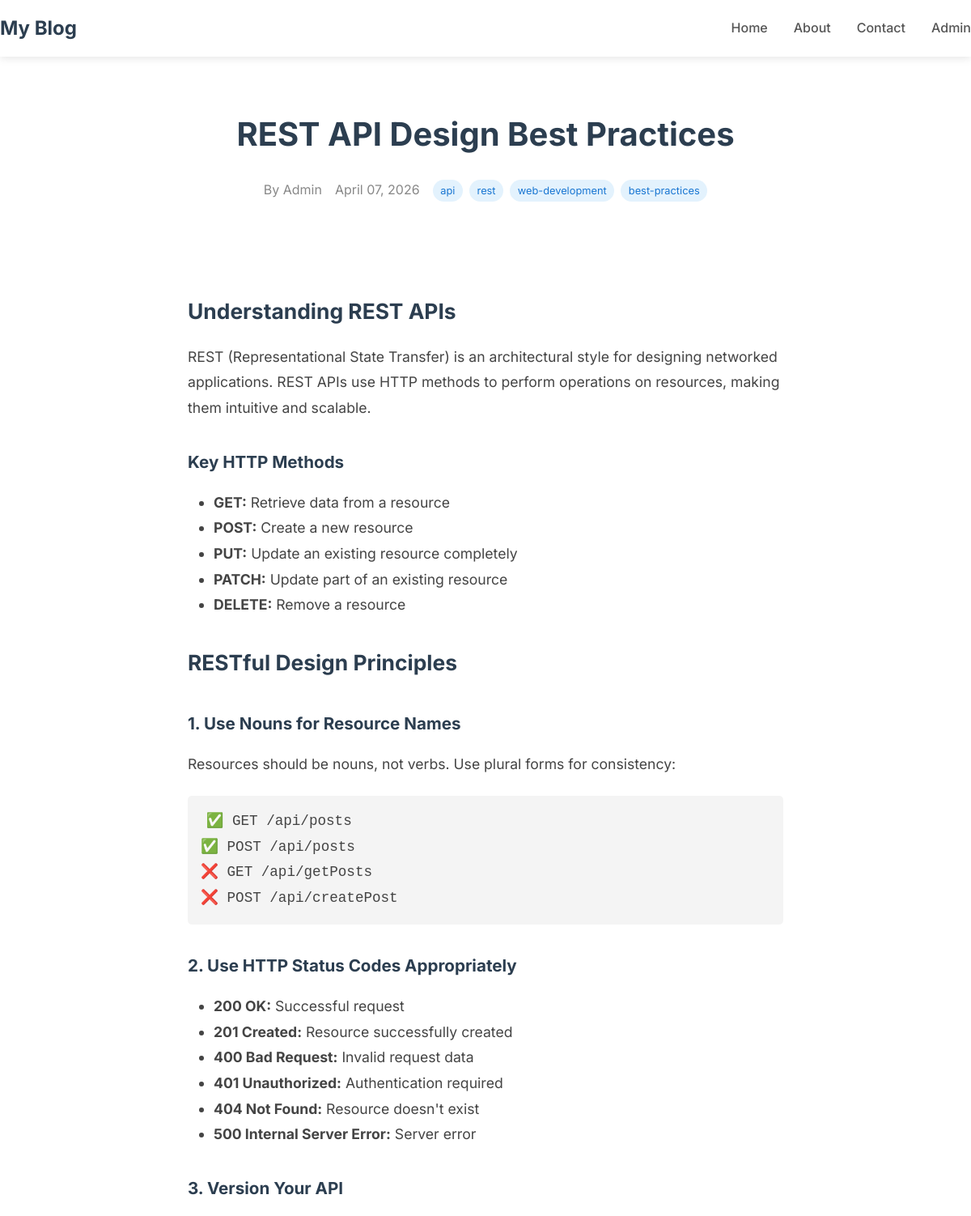
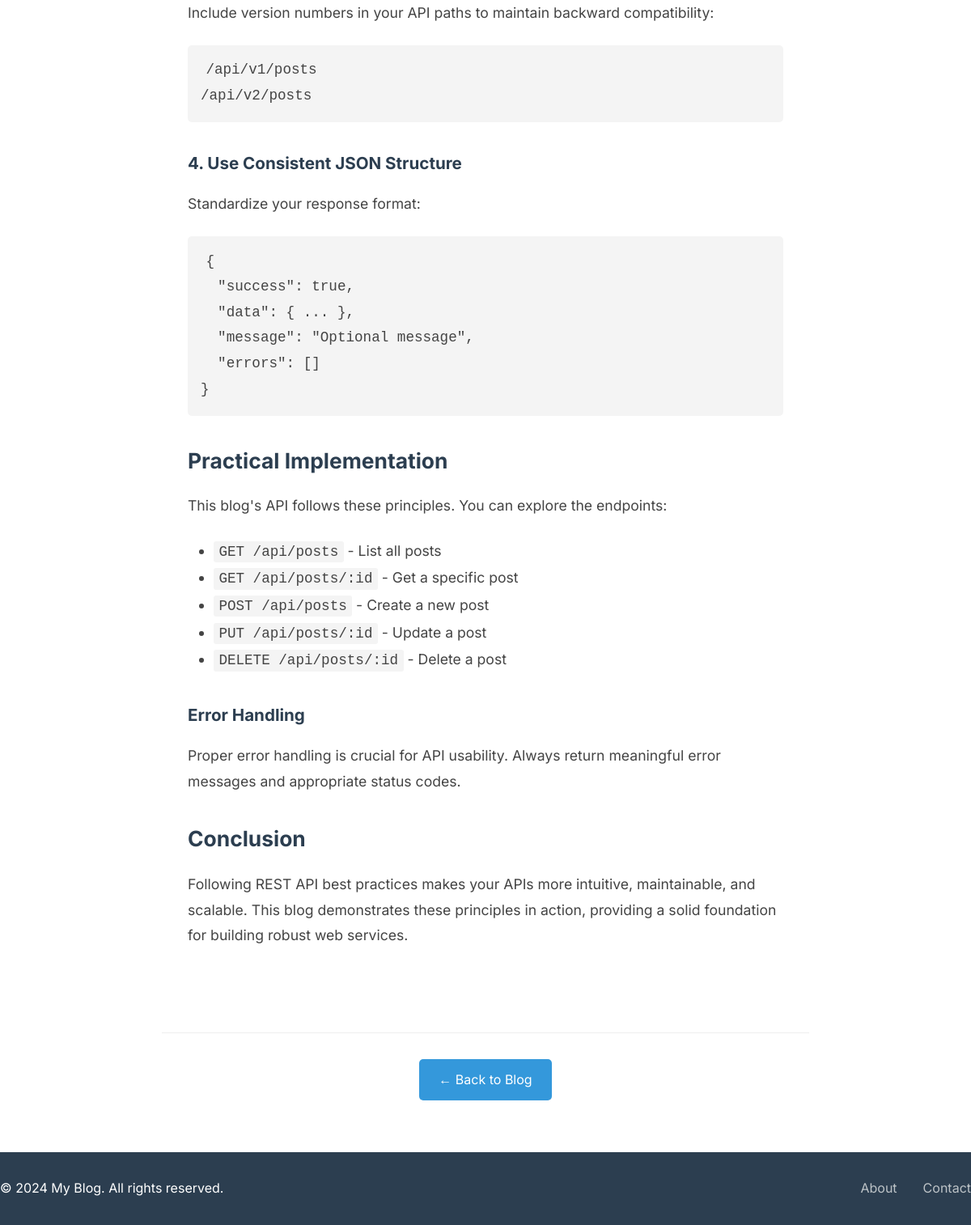
The app's page /post/4 with its own data (2 pictures, top to bottom).
### app.py (models this page shows)
class BlogPost(db.Model):
    id = db.Column(db.Integer, primary_key=True)
    title = db.Column(db.String(200), nullable=False)
    content = db.Column(db.Text, nullable=False)
    excerpt = db.Column(db.String(300))
    author = db.Column(db.String(100), default='Admin')
    created_date = db.Column(db.DateTime, default=datetime.utcnow)
    updated_date = db.Column(db.DateTime, default=datetime.utcnow, onupdate=datetime.utcnow)
    published = db.Column(db.Boolean, default=True)
    tags = db.Column(db.String(200))  # comma-separated tags

### app.py (the view)
@app.route('/post/<int:post_id>')
def post(post_id):
    post = BlogPost.query.get_or_404(post_id)
    return render_template('post.html', post=post)

### templates/post.html (shortened to what this page needs)
{% extends "base.html" %}
{% block content %}
<section class="post-section">
    <div class="container">
        <article class="post-full">
            <header class="post-header">
                <h1>{{ post.title }}</h1>
                <div class="post-meta">
                    <span class="author">By {{ post.author }}</span>
                    <span class="date">{{ post.created_date.strftime('%B %d, %Y') }}</span>
                    {% if post.tags %}
                    <div class="tags">
                        {% for tag in post.tags.split(',') %}
                        <span class="tag">{{ tag.strip() }}</span>
                        {% endfor %}
                    </div>
                    {% endif %}
                </div>
            </header>
            <div class="post-content">
                {{ post.content | safe }}
            </div>
            <footer class="post-footer">
                <a href="{{ url_for('index') }}" class="back-link">&larr; Back to Blog</a>
            </footer>
        </article>
    </div>
</section>
{% endblock %}</content>

### static/css/style.css (style rules this page uses)
* { margin: 0; padding: 0; box-sizing: border-box; }
body { font-family: 'Inter', sans-serif; line-height: 1.6; color: #333; background-color: #f8f9fa; }
.container { max-width: 1200px; margin: 0 auto; padding: 0 20px; }
.post-content { padding: 2rem; }
.post-meta { display: flex; flex-wrap: wrap; gap: 1rem; margin-bottom: 1.5rem; font-size: 0.9rem; color: #888; }
.tags { display: flex; gap: 0.5rem; flex-wrap: wrap; }
.tag { background: #e3f2fd; color: #1976d2; padding: 0.2rem 0.6rem; border-radius: 15px; font-size: 0.8rem; }
.post-section { padding: 4rem 0; background: white; }
.post-full { max-width: 800px; margin: 0 auto; }
.post-header { margin-bottom: 3rem; text-align: center; }
.post-header h1 { font-size: 2.5rem; margin-bottom: 1.5rem; color: #2c3e50; }
.post-full .post-meta { justify-content: center; font-size: 1rem; }
.post-content { font-size: 1.1rem; line-height: 1.8; color: #444; }
.post-content h2, .post-content h3, .post-content h4 { margin: 2rem 0 1rem 0; color: #2c3e50; }
.post-content p { margin-bottom: 1.5rem; }
.post-content ul, .post-content ol { margin-bottom: 1.5rem; padding-left: 2rem; }
.post-content code { background: #f4f4f4; padding: 0.2rem 0.4rem; border-radius: 3px; font-family: 'Courier New', monospace; }
.post-content pre { background: #f4f4f4; padding: 1rem; border-radius: 5px; overflow-x: auto; margin: 1.5rem 0; }
.post-footer { margin-top: 3rem; padding-top: 2rem; border-top: 1px solid #eee; text-align: center; }
.back-link { display: inline-block; padding: 0.8rem 1.5rem; background: #3498db; color: white; text-decoration: none; border-radius: 5px; transition: background 0.3s; }

### records on screen
BlogPost: title "REST API Design Best Practices", author "Admin", created_date "April 07, 2026", content "Understanding REST APIs REST (Representational State Transfer) is an architectural style for designing networked applications. REST APIs use HTTP methods to perform operations on resources, making them intuitive and scalable. Key HTTP Methods GET: Retrieve data from a resource POST: Create a new resource PUT: Update an existing resource completely PATCH: Update part of an existing resource DELETE: Remove a resource RESTful Design Principles 1. Use Nouns for Resource Names Resources should be nouns, not verbs. Use plural forms for consistency: ✅ GET /api/posts ✅ POST /api/posts ❌ GET /api/getPosts ❌ POST /api/createPost 2. Use HTTP Status Codes Appropriately 200 OK: Successful request 201…"

### other values on screen
{{ tag.strip() }} "api" "rest" "web-development" "best-practices"
